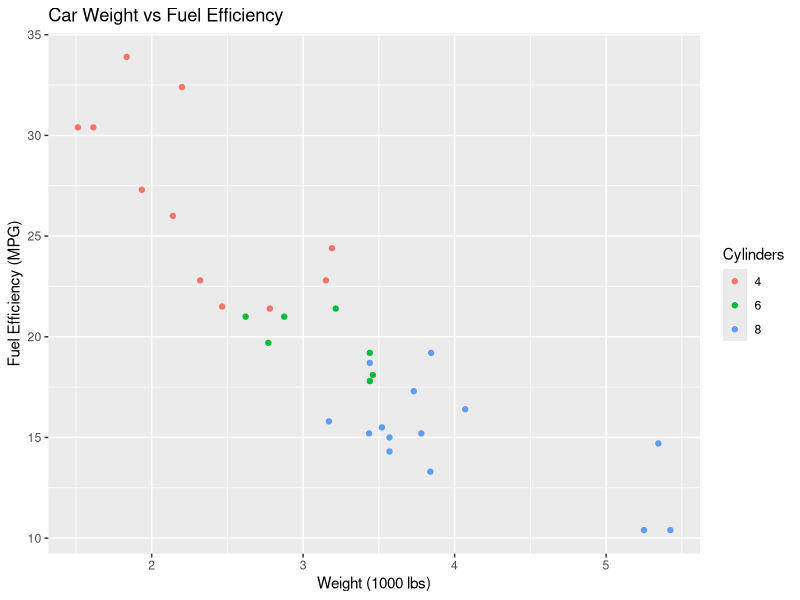

Reproduce this figure in R.
library(ggplot2)

ggplot(mtcars, aes(x = wt, y = mpg, colour = factor(cyl))) +
  geom_point() +
  labs(
    x = "Weight (1000 lbs)",
    y = "Fuel Efficiency (MPG)",
    colour = "Cylinders",
    title = "Car Weight vs Fuel Efficiency"
  )
